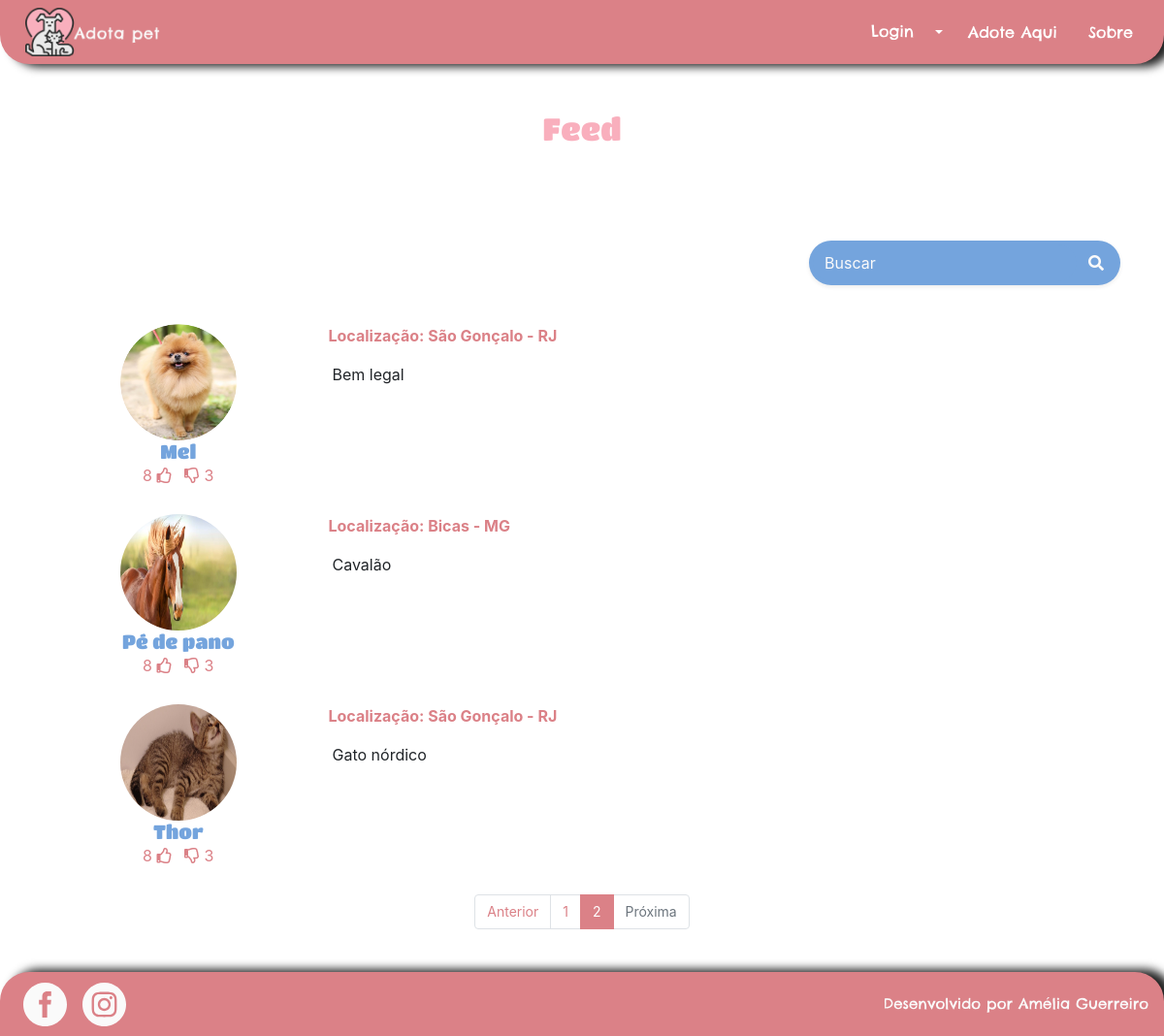
The app's page /pets/?pagina=2&query_string= with its own data.
### pet/models.py (models this page shows, shortened)
class Pet(models.Model):
    categoria = models.ForeignKey(Categoria, related_name='pets', on_delete=models.DO_NOTHING)
    nome = models.CharField(max_length=100, db_index=True)
    slug = models.SlugField(max_length=100)
    imagem = models.CharField(max_length=50, blank=True)
    preco = models.DecimalField(max_digits=6, decimal_places=2, default=0)
    disponivel = models.BooleanField(default=False)
    link_instagram = models.URLField(max_length=200, blank=True)
    link_facebook = models.URLField(max_length=200, blank=True)
    telefone = models.CharField(max_length=15)
    sexo_escolhas = [('F', 'Fêmea'), ('M', 'Macho'), ('N', 'Não sei')]
    sexo = models.CharField(max_length=1, choices=sexo_escolhas, default='N')
    descricao = models.TextField()
    data_cadastro = models.DateField()
    data_nascimento = models.DateField(blank=True)
    likes = models.PositiveIntegerField(default=0)
    dislikes = models.PositiveIntegerField(default=0)
    raca = models.CharField(max_length=20, blank=True)
    estado_escolhas = [('AC', 'Acre'), ('AL', 'Alagoas'), ('AP', 'Amapá'), ('AM', 'Amazonas'),
                       ('BA', 'Bahia'), ('CE', 'Ceará'), ('ES', 'Espírito Santo'), ('GO', 'Goiás'),
                       ('MA', 'Maranhão'), ('MT', 'Mato Grosso'), ('MS', 'Mato Grosso do Sul'),
                       ('MG', 'Minas Gerais'), ('PA', 'Pará'), ('PB', 'Paraíba'), ('PR', 'Paraná'),
                       ('PE', 'Pernambuco'),('PI', 'Piauí'), ('RJ', 'Rio de Janeiro'),
                       ('RN', 'Rio Grande do Norte'), ('RS', 'Rio Grande do Sul'),
                       ('RO', 'Rondônia'), ('RR', 'Roraima'), ('SC', 'Santa Catarina'),
                       ('SP', 'São Paulo'), ('SE', 'Sergipe'),
                       ('TO', 'Tocantins'), ('DF', 'Distrito Federal')]
    estado = models.CharField(max_length=2, choices=estado_escolhas)
    cep = models.CharField(max_length=9)
    cidade = models.CharField(max_length=20)
    class Meta:
        db_table='pet'
    def __str__(self):
        return self.nome

### pet/views.py (the view)
# urls.py: path('', views.index, name='index'),
def index(request):
    form = PesquisaPetForm(request.GET)
    if form.is_valid():
        query_string = form.cleaned_data['query_string']
        lista_de_pets = Pet.objects.filter(nome__icontains=query_string).order_by('nome') | Pet.objects.filter(cidade__icontains=query_string).order_by('nome') | Pet.objects.filter(estado__icontains=query_string).order_by('nome')
        paginator = Paginator(lista_de_pets, 3)
        pagina = request.GET.get('pagina')
        page_obj = paginator.get_page(pagina)
        print(lista_de_pets)
        print(page_obj)
        return render(request, 'pet/index.html', {'pets': page_obj, 'form': form, 'query_string': query_string})
    else:
        raise ValueError("Ocorreu um erro inesperado ao tentr recuperar pet.")

### pet/forms.py
class PesquisaPetForm(forms.Form):
    query_string = forms.CharField(
        widget=forms.TextInput(attrs={'class': 'form-control border-0 bg-secondary', 'max-lenght': '100',
                                      'placeholder': 'Buscar', 'aria-describedby':'button-addon1',
                                      'style':'border-radius: 25px; background-color: var(--blue) !important; color: var(--white)'}, ),
        required=False
    )

### pet/templates/pet/index.html (shortened to what this page needs)
{%  extends "base.html" %}
{% load static %}
{% block corpo %}
<section id="feed" class="w-100 justify-content-center align-items-center container">
    <h2 class="text-center text-secondary pt-5 pb-5 d-block">Feed</h2>
    <form action="" method="GET" class="d-flex justify-content-center justify-content-sm-end mb-3 mt-5">
        <div class="p-1 bg-secondary rounded rounded-pill shadow-sm mb-4"
            style="background-color: var(--blue) !important;">
            <div class="input-group">
                {{ form.query_string }}
                <div class="input-group-append">
                    <button id="button-addon1" type="submit" class="btn btn-link text-light">
                        <i class="fa fa-search"></i>
                    </button>
                </div>
            </div>
        </div>
    </form>
    {% if pets %}
    <div class="d-none d-sm-block">
        {%  for pet in pets %}
        <div style="height: 180px" class="d-flex mb-3">
            <div style="height: 180px; " class="w-25">
                <a href="{% url 'pet:exibe_pet' pet.id %}" style="text-decoration: none; cursor: pointer;">
                    <img style="height: 120px; width: 120px; border-radius: 100px" class="img-fluid mx-auto d-block"
                        src="{% static 'images/pets/' %}{{ pet.imagem }}" alt="{{ pet.nome }}">
                    <h3 class="text-center mb-0" style="font-size: 20px">{{ pet.nome }}</h3>
                </a>
                <div class="d-inline-block w-100 text-center">
                    <button class="mr-2 link-like" id="link-like" style="text-decoration: none;">
                        <span class="like" id="like" data-like="8">8</span>
                        <i class="far fa-thumbs-up"></i>
                    </button>
                    <button class="link-dislike" id="link-dislike" style="text-decoration: none;">
                        <i class="far fa-thumbs-down"></i>
                        <span class="dislike" id="dislike" data-dislike="3">3</span>
                    </button>
                </div>
            </div>
            <div class="pl-3 w-75 " style="height: 180px;">
                <p class="text-primary font-weight-bold">Localização: {{ pet.cidade }} - {{ pet.estado }}</p>
                <p class="overflow-hidden ml-1 text-justify mb-0"
                    style="-webkit-line-clamp: 4; display: -webkit-box; -webkit-box-orient: vertical;">
                    {{ pet.descricao }}
                </p>
            </div>
        </div>
        {% endfor %}
    </div>
    <div style='font-size: 14px; margin-bottom: 28px' class="justify-content-center d-flex">
        {% if pets.has_other_pages %}
        <ul class='pagination'>
            {% if pets.has_previous %}
            <li class='page-item'><a class='page-link'
                    href='?pagina={{ pets.previous_page_number }}&query_string={{query_string}}'>Anterior</a></li>
            {% else %}
            <li class='page-item disabled'><a class='page-link' href='#' tabindex='-1'>Anterior</a></li>
            {% endif %}
            {% for i in pets.paginator.page_range %}
            {% if pets.number == i %}
            <li class='page-item active'><a class='page-link' href='#'>{{ i }} </a></li>
            {% else %}
            <li class='page-item'><a class='page-link' href='?pagina={{ i }}&query_string={{query_string}}'>{{ i }}</a>
            </li>
            {% endif %}
            {% endfor %}
            {% if pets.has_next %}
            <li class='page-item'><a class='page-link'
                    href='?pagina={{ pets.next_page_number }}&query_string={{query_string}}'>Próxima</a></li>
            {% else %}
            <li class='page-item disabled'><a class='page-link' href='#' tabindex='-1'>Próxima</a></li>
            {% endif %}
        </ul>
        {% endif %}
    </div>
    {% endif %}
</section>
{% endblock %}

### static/css/styles.css (style rules this page uses)
html, body, div, span, applet, object, iframe, h1, h2, h3, h4, h5, h6, p, blockquote, pre, a, abbr, acronym, address, big, cite, code, del, dfn, em, img, ins, kbd, q, s, samp, small, strike, strong, sub, sup, tt, var, b, u, i, center, dl, dt, dd, ol, ul, li, fieldset, form, label, legend, table, caption, tbody, tfoot, thead, tr, th, td, article, aside, canvas, details, embed, figure, figcaption, footer, header, hgroup, menu, nav, output, ruby, section, summary, time, mark, audio, video { margin: 0; padding: 0; border: 0; font-size: 100%; font: inherit; vertical-align: baseline; }
article, aside, details, figcaption, figure, footer, header, hgroup, menu, nav, section { display: block; }
body { line-height: 1; }
ol, ul { list-style: none; }
h2 { font-family: Titan !important; }
.link-like, .link-dislike { text-decoration: none; border: none; background: none; color: var(--primary); padding: 0px; }
html, body { height: 100%; margin: 0; }
#feed form input { border-radius: 25px; color: var(--white); }
#feed h3 { color: var(--blue); font-family: Titan; }
#feed input { background-color: var(--blue) !important; }

### static/css/all.css (style rules this page uses)
.fa, .fas, .far, .fal, .fad, .fab { -moz-osx-font-smoothing: grayscale; -webkit-font-smoothing: antialiased; display: inline-block; font-style: normal; font-variant: normal; text-rendering: auto; line-height: 1; }
.fa-search:before { content: "\f002"; }
.fa-thumbs-down:before { content: "\f165"; }
.fa-thumbs-up:before { content: "\f164"; }
.far { font-family: 'Font Awesome 5 Free'; font-weight: 400; }

### records on screen
Pet: imagem (picture), nome "Mel", cidade "São Gonçalo", estado "RJ", descricao "Bem legal"
Pet: imagem (picture), nome "Pé de pano", cidade "Bicas", estado "MG", descricao "Cavalão"
Pet: imagem (picture), nome "Thor", cidade "São Gonçalo", estado "RJ", descricao "Gato nórdico"

### other values on screen
{{ i }} "1"
{{ i }} "2"
